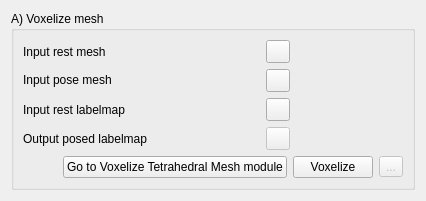
     <widget class="QWidget" name="page">
      <layout class="QFormLayout" name="formLayout_10">
       <item row="0" column="0" colspan="2">
        <widget class="ctkCollapsibleGroupBox" name="VoxelizeTetrahedralMeshCollapsibleGroupBox">
         <property name="sizePolicy">
          <sizepolicy hsizetype="Preferred" vsizetype="Minimum">
           <horstretch>0</horstretch>
           <verstretch>0</verstretch>
          </sizepolicy>
         </property>
         <property name="minimumSize">
          <size>
           <width>0</width>
           <height>50</height>
          </size>
         </property>
         <property name="title">
          <string>A) Voxelize mesh</string>
         </property>
         <property name="collapsed">
          <bool>false</bool>
         </property>
         <layout class="QGridLayout" name="gridLayout_18">
          <item row="4" column="2">
           <widget class="QToolButton" name="VozelizeMeshOutputLabelmapNodeSaveToolButton">
            <property name="enabled">
             <bool>false</bool>
            </property>
            <property name="workflow" stdset="0">
             <stringlist>
              <string>1</string>
              <string>2</string>
             </stringlist>
            </property>
           </widget>
          </item>
          <item row="0" column="2">
           <widget class="QToolButton" name="VoxelizeMeshInputRestMeshNodeLoadToolButton">
            <property name="workflow" stdset="0">
             <stringlist>
              <string>2</string>
             </stringlist>
            </property>
           </widget>
          </item>
          <item row="3" column="2">
           <widget class="QToolButton" name="VoxelizeMeshInputRestLabelmapNodeLoadToolButton">
            <property name="workflow" stdset="0">
             <stringlist>
              <string>2</string>
             </stringlist>
            </property>
           </widget>
          </item>
          <item row="0" column="0">
           <widget class="QLabel" name="label_2">
            <property name="text">
             <string>Input rest mesh</string>
            </property>
            <property name="workflow" stdset="0">
             <stringlist>
              <string>2</string>
             </stringlist>
            </property>
           </widget>
          </item>
          <item row="3" column="0">
           <widget class="QLabel" name="label_3">
            <property name="text">
             <string>Input rest labelmap</string>
            </property>
            <property name="workflow" stdset="0">
             <stringlist>
              <string>2</string>
             </stringlist>
            </property>
           </widget>
          </item>
          <item row="1" column="0">
           <widget class="QLabel" name="PoseArmaturesLabel_2">
            <property name="sizePolicy">
             <sizepolicy hsizetype="Preferred" vsizetype="Fixed">
              <horstretch>0</horstretch>
              <verstretch>0</verstretch>
             </sizepolicy>
            </property>
            <property name="text">
             <string>Input pose mesh</string>
            </property>
            <property name="workflow" stdset="0">
             <stringlist>
              <string>2</string>
             </stringlist>
            </property>
           </widget>
          </item>
          <item row="4" column="0">
           <widget class="QLabel" name="label_4">
            <property name="text">
             <string>Output posed labelmap</string>
            </property>
            <property name="workflow" stdset="0">
             <stringlist>
              <string>1</string>
              <string>2</string>
             </stringlist>
            </property>
           </widget>
          </item>
          <item row="5" column="0" colspan="4">
           <layout class="QHBoxLayout" name="horizontalLayout_18">
            <item>
             <spacer name="horizontalSpacer_20">
              <property name="orientation">
               <enum>Qt::Horizontal</enum>
              </property>
              <property name="sizeHint" stdset="0">
               <size>
                <width>40</width>
                <height>20</height>
               </size>
              </property>
             </spacer>
            </item>
            <item>
             <widget class="QPushButton" name="VoxelizeMeshGoToPushButton">
              <property name="toolTip">
               <string>Open the &quot;Armatures&quot; module</string>
              </property>
              <property name="text">
               <string>Go to Voxelize Tetrahedral Mesh module</string>
              </property>
              <property name="workflow" stdset="0">
               <stringlist>
                <string>2</string>
               </stringlist>
              </property>
             </widget>
            </item>
            <item>
             <widget class="QPushButton" name="VoxelizeMeshApplyPushButton">
              <property name="text">
               <string>Voxelize</string>
              </property>
             </widget>
            </item>
            <item>
             <widget class="QToolButton" name="VoxelizeMeshSaveToolButton">
              <property name="enabled">
               <bool>false</bool>
              </property>
              <property name="text">
               <string>...</string>
              </property>
              <property name="workflow" stdset="0">
               <stringlist>
                <string>0</string>
               </stringlist>
              </property>
             </widget>
            </item>
           </layout>
          </item>
          <item row="1" column="1">
           <widget class="qMRMLNodeComboBox" name="VoxelizeMeshInputPoseMeshNodeComboBox">
            <property name="nodeTypes">
             <stringlist>
              <string>vtkMRMLModelNode</string>
             </stringlist>
            </property>
            <property name="workflow" stdset="0">
             <stringlist>
              <string>2</string>
             </stringlist>
            </property>
           </widget>
          </item>
          <item row="1" column="2">
           <widget class="QToolButton" name="VoxelizedMeshInputPoseMeshNodeLoadToolButton">
            <property name="workflow" stdset="0">
             <stringlist>
              <string>2</string>
             </stringlist>
            </property>
           </widget>
          </item>
          <item row="0" column="1">
           <widget class="qMRMLNodeComboBox" name="VoxelizeMeshInputRestMeshNodeComboBox">
            <property name="nodeTypes">
             <stringlist>
              <string>vtkMRMLModelNode</string>
             </stringlist>
            </property>
            <property name="workflow" stdset="0">
             <stringlist>
              <string>2</string>
             </stringlist>
            </property>
           </widget>
          </item>
          <item row="4" column="1">
           <widget class="qMRMLNodeComboBox" name="VoxelizeMeshOutputPoseLabelmapNodeComboBox">
            <property name="nodeTypes">
             <stringlist>
              <string>vtkMRMLScalarVolumeNode</string>
             </stringlist>
            </property>
            <property name="workflow" stdset="0">
             <stringlist>
              <string>1</string>
              <string>2</string>
             </stringlist>
            </property>
           </widget>
          </item>
          <item row="3" column="1">
           <widget class="qMRMLNodeComboBox" name="VoxelizeMeshInputRestLabelmapNodeComboBox">
            <property name="nodeTypes">
             <stringlist>
              <string>vtkMRMLScalarVolumeNode</string>
             </stringlist>
            </property>
            <property name="workflow" stdset="0">
             <stringlist>
              <string>2</string>
             </stringlist>
            </property>
           </widget>
          </item>
         </layout>
        </widget>
       </item>
      </layout>
     </widget>
